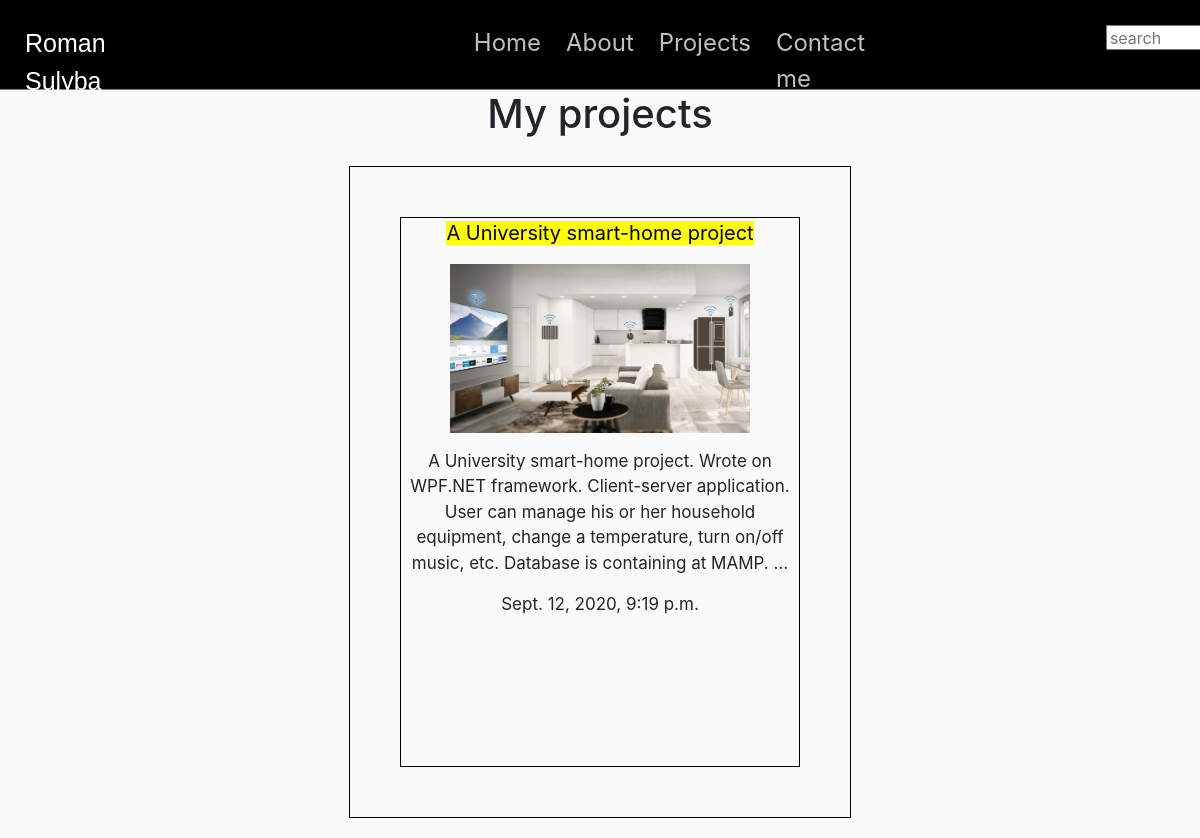
/projects/, run on the app's committed database.
### portfolio/models.py (models this page shows, shortened)
class Post(models.Model):
    STATUS_CHOICES = (('draft', 'Draft'), ('published', 'Published'))
    title = models.CharField(max_length=250)
    slug = models.SlugField(max_length=250, unique_for_date='publish')
    image = models.ImageField(upload_to='images')
    body = models.TextField()
    publish = models.DateTimeField(default=timezone.now)
    status = models.CharField(max_length=200, choices=STATUS_CHOICES, default='draft')
    objects = models.Manager
    published = PublishedManager
    class Meta:
        ordering = ('-publish',)
    def get_absolute_url(self):
        return reverse('portfolio:post_detail', args=[self.publish.year, self.publish.month, self.publish.day,
                                                      self.slug])

### portfolio/views.py (the view)
# urls.py: path('projects/', views.post_list, name='projects'),
def post_list(request):
    posts = Post.objects.all()
    return render(request, 'portfolio//pages/projects.html', {'posts': posts})

### portfolio/templates/portfolio/pages/projects.html (shortened to what this page needs)
{% extends 'portfolio/base.html' %}
{% load static %}
{% block content %}
<div class="head_projects">
    <h1>My projects</h1>
    <div class="all_projects">
    {% for post in posts %}
        <div class="every_post">
            <p class="name_project"><a href="{{ post.get_absolute_url }}">{{ post.title }}</a></p>
            <p><img src="{{ post.image.url }}"></p>
        <p>{{ post.body | truncatewords:30 | linebreaks }}</p>
        <p>{{ post.publish }}</p>
        </div>
    {% endfor %}
    </div>
</div>
{% endblock %}

### portfolio/templates/portfolio/base.html (shortened to what this page needs)
{% load static %}
<!DOCTYPE html>
<html lang="en">
<head>
    <link href="{% static 'css/base.css' %}" rel="stylesheet" type="text/css">
    <link rel="stylesheet" href="https://stackpath.bootstrapcdn.com/bootstrap/4.5.2/css/bootstrap.min.css">
</head>
<body>
<div class="header">
    <header>
        <div class="navigation">
        <div class="interviewer_name">
            <a href="{% url 'portfolio:home' %}">Roman Sulyba</a>
        </div>
        <div class="nav_panel">
           <ul> <li><a href="{% url 'portfolio:home' %}">Home</a></li>
                <li><a href="{% url 'portfolio:about_me' %}">About</a></li>
                <li><a href="{% url 'portfolio:projects' %}">Projects</a></li>
                <li><a href="{% url 'portfolio:contact' %}">Contact me</a></li>
           </ul>
        </div>
        <div class="search">
            <input type="text" placeholder="search">
            <button>Search</button>
        </div>
        </div>
    </header>
</div>
<div class="content_container">
    {% block content %}
    {% endblock %}
</div>
</body>
</html>

### portfolio/static/css/base.css (style rules this page uses)
.header { // padding: 0px; margin: 0px; // background-color: dimgray; background-color: black; left:0; top:0; width:100%; border-bottom: 1px solid gray; position: fixed; height: 90px; }
.navigation { display: flex; flex-direction: row; padding: 25px; // text-align: center; // justify-content: center; height: 40px; }
.interviewer_name a { font-family: arial; display: flex; flex-direction: row; justify-content: flex-start; color: white; font-size: 25px; // margin-right:15%; text-decoration: none; }
.nav_panel { padding-left:20%; }
.nav_panel a { text-decoration: none; font-size:24px; display: flex; flex-direction: row; color: silver; padding-left:25px; }
.nav_panel ul, li { display: flex; // display: inline; flex-direction: row; // text-decoration: none; list-style-image:none; }
.search { padding-left: 20%; }
.search input { height:25px; position: fixed; }
.search button { height:25px; // background-color: dimgray; // color: silver; }
.content_container { text-align: center; margin-top:90px; background: #FAFAFA; }
.all_projects { border:1px solid black; margin: 20px; padding:0px; display: inline-flex; flex-wrap: wrap; padding right:30px; // width: 1500px; font-size:17px; }
.name_project a { text-decoration: none; color: black; background:yellow; font-size: 20px; }
.all_projects img { width:300px; max-height:400px; }
.every_post { border:1px solid black; width:400px; height:550px; margin: 50px; }

### data on the page
Post: title "A University smart-home project", image (picture), body "A University smart-home project. Wrote on WPF.NET framework. Client-server application. User can manage his or her household equipment, change a temperature, turn on/off music, etc. Database is containing at MAMP. …", publish "Sept. 12, 2020, 9:19 p.m."
